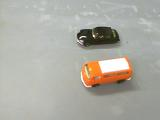
#> input picture toycars1.png, 160 x 120 px
$ python aula_03_a.py
#> lines starting #> are read from the running program, lines starting #| are printed output that depends on the picture
# Importing modules
import skimage.io as io
import matplotlib.pyplot as plt
import numpy as np
from skimage.color import rgb2gray
from skimage.util import img_as_ubyte #img_as_ubyte Convert to 8-bit uint.

from numpy import asarray

# Reading image using imread
image_01=io.imread('toycars1.png')
#> image_01 is the input picture: shape (120, 160, 3); mean R, G, B 173.1, 171.4, 163
image_02=io.imread('toycars2.png')
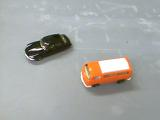
#> input picture toycars2.png, 160 x 120 px
#> image_02 is the input picture: shape (120, 160, 3); mean R, G, B 167.7, 168.8, 166.3
image_03=io.imread('toycars3.png')
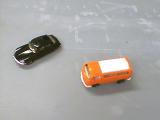
#> input picture toycars3.png, 160 x 120 px
#> image_03 is the input picture: shape (120, 160, 3); mean R, G, B 171.4, 168.5, 166.1


image_01_grayscale=rgb2gray(image_01)
image_02_grayscale=rgb2gray(image_02)
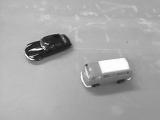
#> image_02_grayscale: shape (120, 160) float64; min 0.0261, max 1, mean 0.66
image_03_grayscale=rgb2gray(image_03)

# [15 lines of commented-out code are left out]

fig, axes = plt.subplots(2, 3)
#ax = axes.ravel()

axes[0][0].imshow(image_01)
axes[0][0].set_title("image_01")

axes[0][1].imshow(image_02)
axes[0][1].set_title("image_02")

axes[0][2].imshow(image_03)
axes[0][2].set_title("image_03")

axes[1][0].imshow(image_01_grayscale, cmap=plt.cm.gray)
axes[1][0].set_title("image_01_grayscale")

axes[1][1].imshow(image_02_grayscale, cmap=plt.cm.gray)
axes[1][1].set_title("image_02_grayscale")

axes[1][2].imshow(image_03_grayscale, cmap=plt.cm.gray)
axes[1][2].set_title("image_03_grayscale")

fig.tight_layout()
plt.show()

image_01_grayscale=(image_01_grayscale/3)
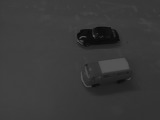
#> image_01_grayscale: shape (120, 160) float64; min 0.0276, max 0.333, mean 0.224
image_02_grayscale=(image_02_grayscale/3)
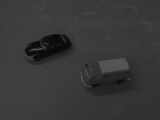
#> image_02_grayscale: shape (120, 160) float64; min 0.00869, max 0.333, mean 0.22
image_03_grayscale=(image_03_grayscale/3)
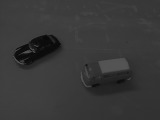
#> image_03_grayscale: shape (120, 160) float64; min 0.00773, max 0.333, mean 0.221


blend = img_as_ubyte(image_01_grayscale - image_02_grayscale - image_03_grayscale)
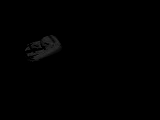
#> blend: shape (120, 160); min 0, max 49, mean 0.8
plt.imshow(blend, cmap=plt.cm.gray)
plt.show()
